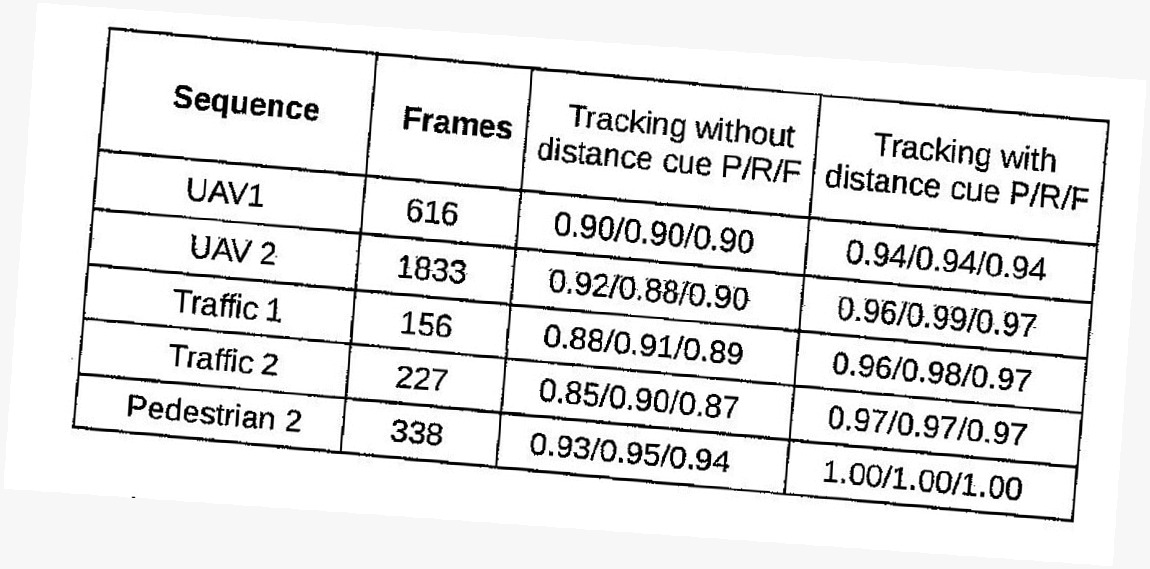
#> input picture images/rotated/rotated_example.jpeg, 1150 x 569 px
$ python -i table_structure_recognition_lines.py   (imports and definitions only)
#> lines starting #> are read from the running program, lines starting #| are printed output that depends on the picture; after the words box and inside, x2 and y2 are one past the last pixel; in counts of white or black regions, pixels touching at a corner belong together
#> further down, picture is the input picture: shape (569, 1150, 3); min 0, max 255, mean 229.9
### google_colab/plot_show.py
import matplotlib.pyplot as plt

def cv2_imshow(img):
    plt.figure(figsize=(20, 10))
    plt.imshow(img)
    plt.show()

### google_colab/table_structure_recognition_lines.py
import cv2
import numpy as np
import pandas as pd
import matplotlib.pyplot as plt
import csv

from google_colab.plot_show import cv2_imshow

try:
    from PIL import Image
except ImportError:
    import Image
import pytesseract as tess
import pytesseract

def recognize_structure(img):
    #tess.pytesseract.tesseract_cmd = 'C:/Program Files/Tesseract-OCR/tesseract.exe'

    #print(img.shape)
    img = cv2.cvtColor(img, cv2.COLOR_BGR2GRAY)
    img_height, img_width = img.shape
#> img_height = 569; img_width = 1150

    #print("img_height", img_height, "img_width", img_width)

    cv2_imshow(img)

    # thresholding the image to a binary image
    # thresh, img_bin = cv2.threshold(img, 127, 255, cv2.THRESH_BINARY | cv2.THRESH_OTSU)
    img_bin = cv2.adaptiveThreshold(img, 255, cv2.ADAPTIVE_THRESH_GAUSSIAN_C, cv2.THRESH_BINARY, 5, 5)
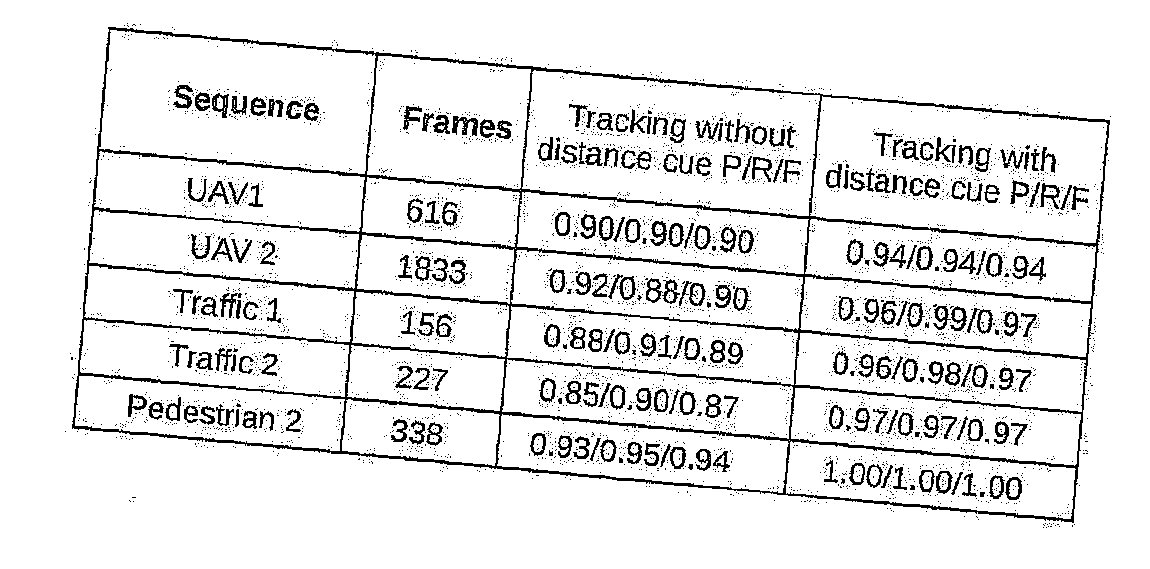
#> img_bin: shape (569, 1150); 90.5% white; 4033 black regions (3793 under 20 px), largest, box (x1, y1, x2, y2) and area: (72, 27, 1110, 523) 24961, (452, 116, 478, 136) 271, (967, 308, 993, 334) 244

    cv2_imshow(img_bin)

    # inverting the image
    img_bin = 255 - img_bin
    # cv2.imwrite('/Users/marius/Desktop/cv_inverted.png', img_bin)
    # Plotting the image to see the output
    plotting = plt.imshow(img_bin, cmap='gray')
    plt.show()

    # countcol(width) of kernel as 100th of total width
    # kernel_len = np.array(img).shape[1] // 100
    kernel_len_ver = img_height // 50
#> kernel_len_ver = 11
    kernel_len_hor = img_width // 50
#> kernel_len_hor = 23
    # Defining a vertical kernel to detect all vertical lines of image
    ver_kernel = cv2.getStructuringElement(cv2.MORPH_RECT, (1, kernel_len_ver))  # shape (kernel_len, 1) inverted! xD
#> ver_kernel = [1, 1, 1, 1, 1, 1, 1, 1, 1, 1, 1]
    #print("ver", ver_kernel)
    #print(ver_kernel.shape)

    # Defining a horizontal kernel to detect all horizontal lines of image
    hor_kernel = cv2.getStructuringElement(cv2.MORPH_RECT, (kernel_len_hor, 1))  # shape (1,kernel_ken) xD
    #print("hor", hor_kernel)
    #print(hor_kernel.shape)

    # A kernel of 2x2
    kernel = cv2.getStructuringElement(cv2.MORPH_RECT, (2, 2))
    #print(kernel)
    #print(kernel.shape)

    # Use vertical kernel to detect and save the vertical lines in a jpg
    image_1 = cv2.erode(img_bin, ver_kernel, iterations=3)
#> image_1: shape (569, 1150); every value is 0
    vertical_lines = cv2.dilate(image_1, ver_kernel, iterations=4)
    cv2.imwrite("/Users/marius/Desktop/vertical.jpg", vertical_lines)
    # Plot the generated image
    cv2_imshow(image_1)

    cv2_imshow(vertical_lines)

    # Use horizontal kernel to detect and save the horizontal lines in a jpg
    image_2 = cv2.erode(img_bin, hor_kernel, iterations=3)
    horizontal_lines = cv2.dilate(image_2, hor_kernel, iterations=4)

    # Plot the generated image
    cv2_imshow(image_2)

    cv2_imshow(horizontal_lines)


    # Combine horizontal and vertical lines in a new third image, with both having same weight.
    img_vh = cv2.addWeighted(vertical_lines, 0.5, horizontal_lines, 0.5, 0.0)
    cv2_imshow(img_vh)

    cv2_imshow(~img_vh)
#> in cv2_imshow (call 8), `plt.show()`:
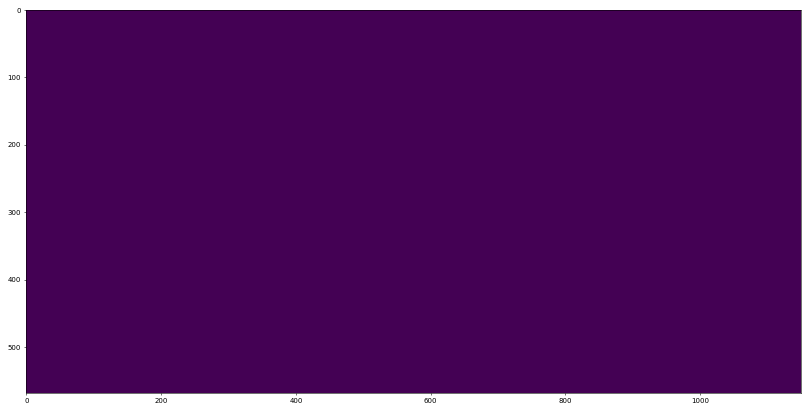
#> figure drawn by matplotlib, 1 panel

    # Eroding and thesholding the image
    img_vh = cv2.erode(~img_vh, kernel, iterations=2)
#> img_vh: shape (569, 1150); every value is 255
    cv2_imshow(img_vh)

    thresh, img_vh = cv2.threshold(img_vh, 128, 255, cv2.THRESH_BINARY )

    cv2_imshow(img_vh)

    bitxor = cv2.bitwise_xor(img, img_vh)
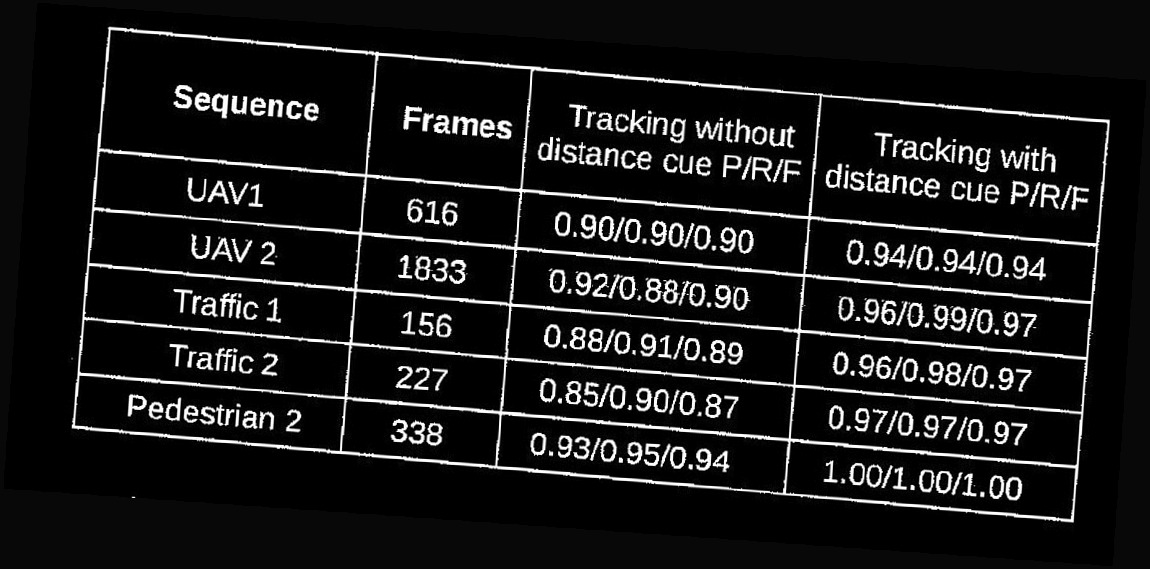
#> bitxor: shape (569, 1150); min 0, max 255, mean 25.1
    bitnot = cv2.bitwise_not(bitxor)
    # Plotting the generated image
    cv2_imshow(bitnot)

    # Detect contours for following box detection
    contours, hierarchy = cv2.findContours(img_vh, cv2.RETR_TREE, cv2.CHAIN_APPROX_SIMPLE)
#> contours = [[[0, 0], [0, 568], [1149, 568], [1149, 0]]]
    # [4 lines of commented-out code are left out]

    def sort_contours(cnts, method="left-to-right"):
        # initialize the reverse flag and sort index
#> called with method = 'top-to-bottom'
        reverse = False
        i = 0
        # handle if we need to sort in reverse
        if method == "right-to-left" or method == "bottom-to-top":
            reverse = True
        # handle if we are sorting against the y-coordinate rather than
        # the x-coordinate of the bounding box
        if method == "top-to-bottom" or method == "bottom-to-top":
            i = 1
        # construct the list of bounding boxes and sort them from top to
        # bottom
        boundingBoxes = [cv2.boundingRect(c) for c in cnts]
#> boundingBoxes = [(0, 0, 1150, 569)]
        (cnts, boundingBoxes) = zip(*sorted(zip(cnts, boundingBoxes),
                                            key=lambda b: b[1][i], reverse=reverse))
#> cnts = ([[0, 0], [0, 568], [1149, 568], [1149, 0]],); boundingBoxes = ((0, 0, 1150, 569),)
        # return the list of sorted contours and bounding boxes
        return (cnts, boundingBoxes)


    # Sort all the contours by top to bottom.
    contours, boundingBoxes = sort_contours(contours, method="top-to-bottom")
#> contours = ([[0, 0], [0, 568], [1149, 568], [1149, 0]],); boundingBoxes = ((0, 0, 1150, 569),)

    # Creating a list of heights for all detected boxes
    heights = [boundingBoxes[i][3] for i in range(len(boundingBoxes))]
#> heights = [569]

    # Get mean of heights
    mean = np.mean(heights)
#> mean = 569

    # Create list box to store all boxes in
    box = []
    # Get position (x,y), width and height for every contour and show the contour on image
    #print("lencontours", len(contours))
    for c in contours:
        x, y, w, h = cv2.boundingRect(c)
        if (w < 0.9*img_width and h < 0.9*img_height):
            image = cv2.rectangle(img, (x, y), (x + w, y + h), (0, 255, 0), 2)
            box.append([x, y, w, h])
#> this loop made 1 pass
#> (c, x, y, w, h) on pass 1: ([[0, 0], [0, 568], [1149, 568], [1149, 0]], 0, 0, 1150, 569)
#> after the loop, box = []

#> (the run stopped early here; a loop or call above may not have finished)
